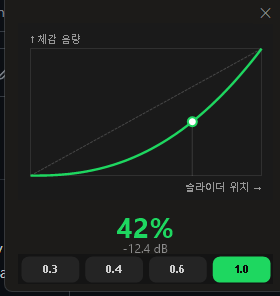
#> input picture assets/vol_panel.png, 280 x 296 px, found by its file name
$ python thumbnail.py
#> lines starting #> are read from the running program, lines starting #| are printed output that depends on the picture; after the words box and inside, x2 and y2 are one past the last pixel; in counts of white or black regions, pixels touching at a corner belong together
# Regenerates the README banners — English (thumbnail.png) and Korean (thumbnail.ko.png).
# Composites REAL app screenshots (the volume panel + the floating lyrics window) onto a dark
# glow background with localized headline copy. Run from the repo root:
#   python3 assets/thumbnail.py   (needs Pillow + numpy + Segoe UI + Malgun Gothic fonts)
import numpy as np
from PIL import Image, ImageDraw, ImageFont, ImageFilter

W, H = 1280, 640
FZ = "/mnt/c/Windows/Fonts/"
def font(spec): return ImageFont.truetype(FZ + spec[0], spec[1])

GREEN = (30, 215, 96); WHITE = (242, 242, 245); SUB = (154, 154, 168)

def card_on(img, path, x, y, w, radius=13, blur=20, salpha=165, sdy=12):
    """Paste a screenshot with rounded corners + a soft drop shadow."""
    s = Image.open(path).convert("RGBA")
    h = round(s.height * w / s.width)
    s = s.resize((w, h), Image.LANCZOS)
    m = Image.new("L", (w, h), 0)
    ImageDraw.Draw(m).rounded_rectangle([0, 0, w - 1, h - 1], radius=radius, fill=255)
    s.putalpha(m)
    sh = Image.new("RGBA", img.size, (0, 0, 0, 0))
    ImageDraw.Draw(sh).rounded_rectangle([x, y + sdy, x + w, y + h + sdy], radius=radius, fill=(0, 0, 0, salpha))
    img.alpha_composite(sh.filter(ImageFilter.GaussianBlur(blur)))
    img.alpha_composite(s, (x, y))

def build(cfg):
    yy, xx = np.mgrid[0:H, 0:W]
    cx, cy = int(0.72 * W), int(0.42 * H)
    d2 = ((xx - cx) / (0.60 * W)) ** 2 + ((yy - cy) / (0.62 * H)) ** 2
    glow = np.clip(1 - d2, 0, 1) ** 1.6
    base = np.array([14, 14, 21.0]); tint = np.array([24, 26, 38.0])
    bg = base + (tint - base) * glow[:, :, None]
    img = Image.fromarray(np.clip(bg, 0, 255).astype("uint8"), "RGB").convert("RGBA")
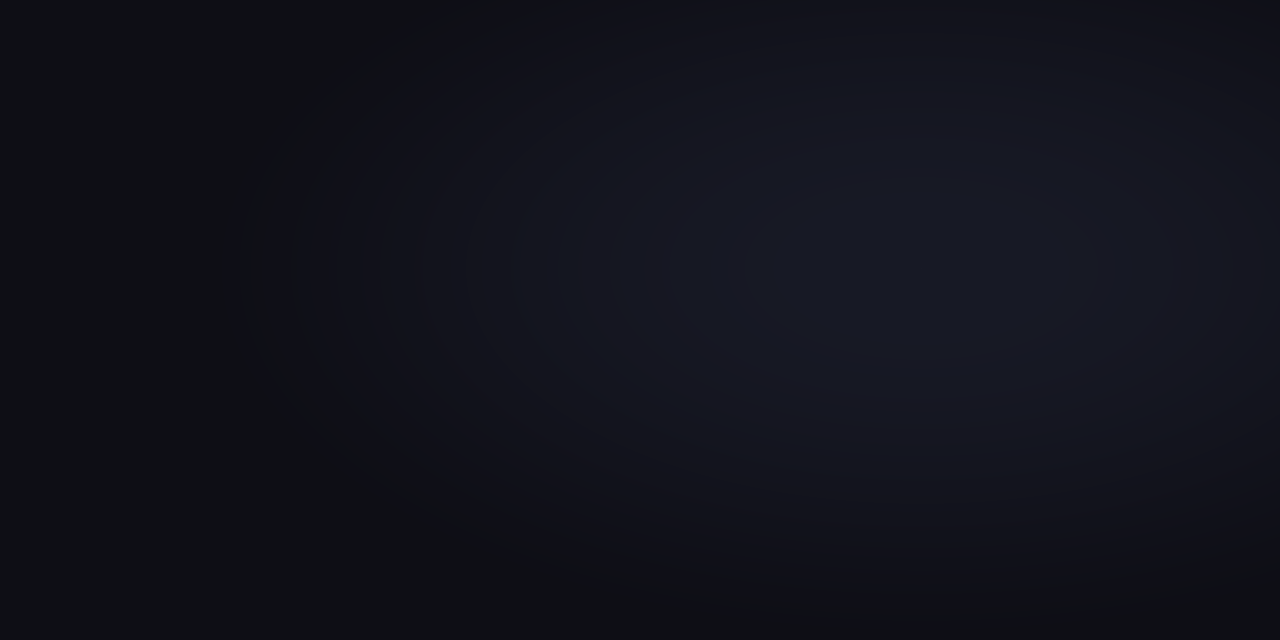
#> img: PIL image 1280x640 RGBA; mean R, G, B, A 17.4, 18.2, 27.1, 255

    card_on(img, "assets/vol_panel.png", 690, 180, 250)
#> in card_on, s is the input picture: PIL image 280x296 RGBA; mean R, G, B, A 28.4, 33.9, 29.8, 255
#> in card_on, `s = s.resize((w, h), Image.LANCZOS)`:
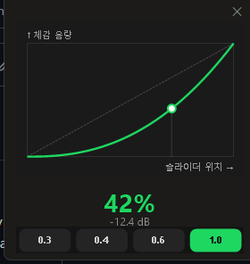
#> s: PIL image 250x264 RGBA; mean R, G, B, A 28.4, 34, 29.8, 255
#> in card_on, `m = Image.new("L", (w, h), 0)`: m: PIL image 250x264 L; every value is 0
#> in card_on, `ImageDraw.Draw(m).rounded_rectangle([0, 0, w - 1, h - 1], radius=radiu..`:
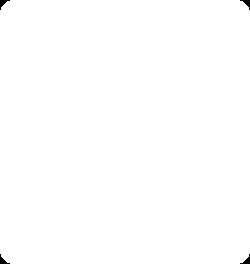
#> m: PIL image 250x264 L; 99.8% white; 4 black regions, box (x1, y1, x2, y2) and area: (0, 0, 10, 10) 40, (240, 0, 250, 10) 40, (0, 254, 10, 264) 40, (240, 254, 250, 264) 40
#> in card_on, `sh = Image.new("RGBA", img.size, (0, 0, 0, 0))`: sh: PIL image 1280x640 RGBA; every value is 0
#> in card_on, `ImageDraw.Draw(sh).rounded_rectangle([x, y + sdy, x + w, y + h + sdy],..`:
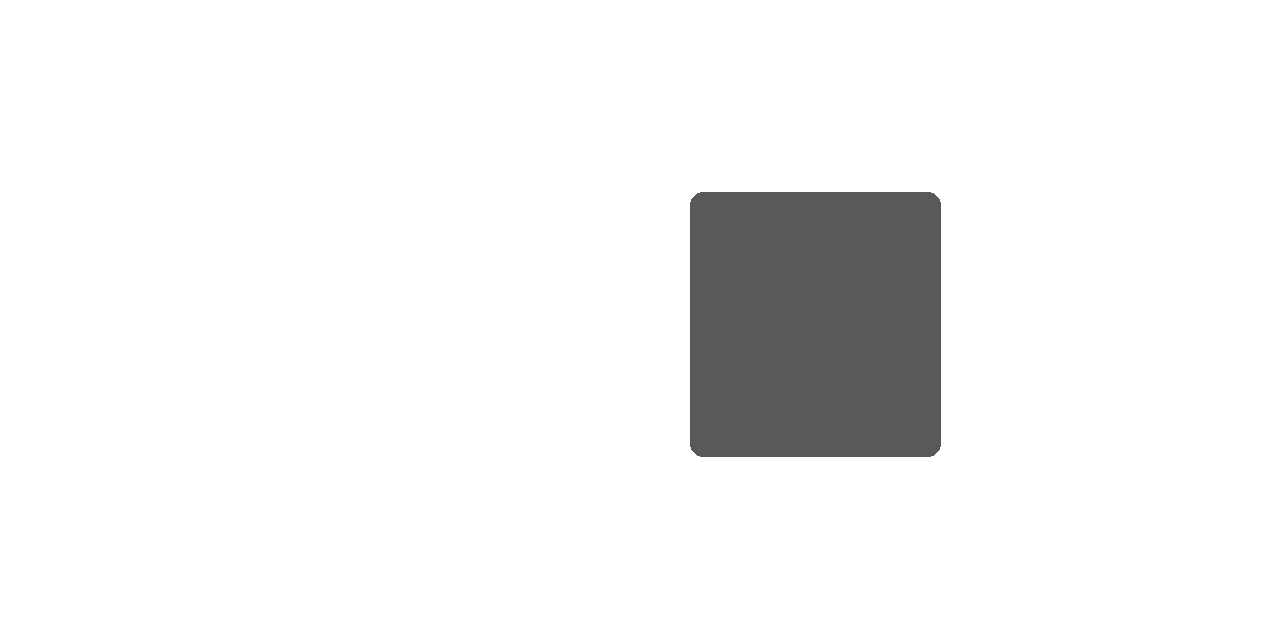
#> sh: PIL image 1280x640 RGBA; mean R, G, B, A 0, 0, 0, 13.4; transparent parts drawn white
#> in card_on, `img.alpha_composite(sh.filter(ImageFilter.GaussianBlur(blur)))`:
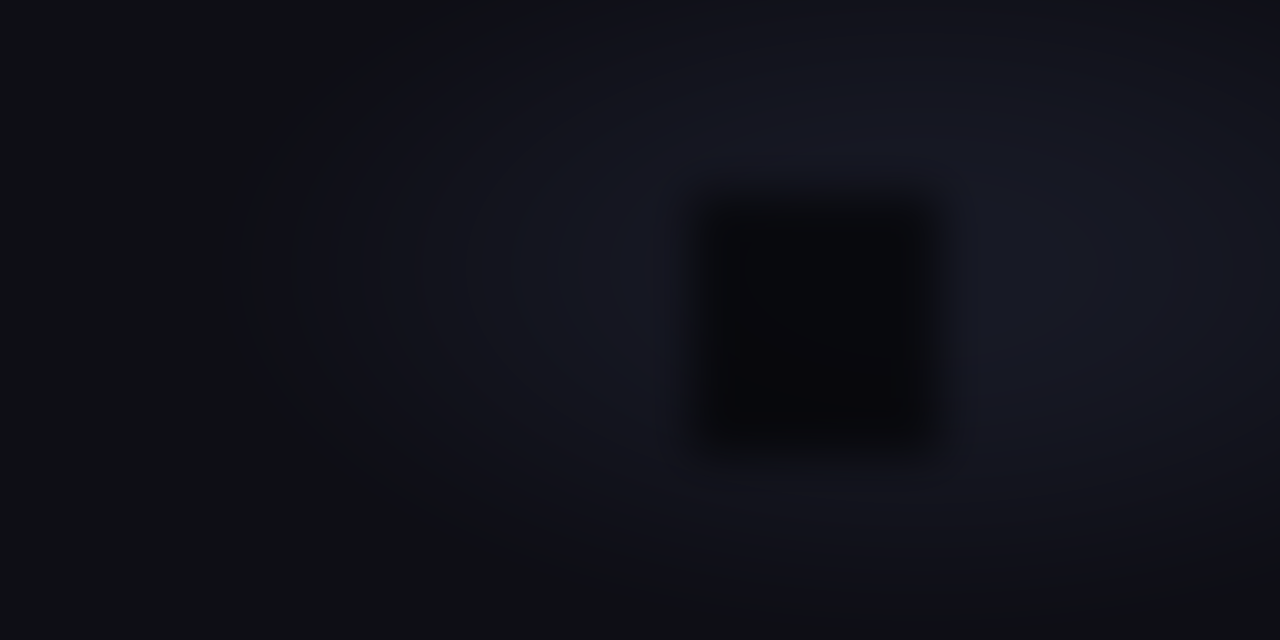
#> img: PIL image 1280x640 RGBA; mean R, G, B, A 16.3, 17, 25.3, 255
    card_on(img, "assets/lyrics.png", 980, 92, 228)

    d = ImageDraw.Draw(img)
    icon = Image.open("assets/icon.png").convert("RGBA").resize((74, 74), Image.LANCZOS)
    img.alpha_composite(icon, (94, 108))
    f_title = font(("segoeuib.ttf", 112))  # "Volumify" is Latin — Segoe looks best
    f_sub, f_desc, f_badge = font(cfg["sub"]), font(cfg["desc"]), font(cfg["badge"])
    d.text((90, 198), "Volumify", font=f_title, fill=WHITE)
    d.text((94, 338), cfg["tagline"], font=f_sub, fill=GREEN)
    d.text((94, 384), cfg["desc1"], font=f_desc, fill=SUB)
    d.text((94, 412), cfg["desc2"], font=f_desc, fill=SUB)

    bx, by, bh = 94, 458, 34
    for label in cfg["badges"]:
        tw = d.textlength(label, font=f_badge); bw = tw + 30
        d.rounded_rectangle([bx, by, bx + bw, by + bh], radius=bh / 2,
                            fill=(28, 28, 36, 255), outline=(52, 52, 64, 255), width=1)
        d.text((bx + 15, by + 7), label, font=f_badge, fill=(200, 200, 210))
        bx += bw + 14

    img.convert("RGB").save(cfg["out"])
    print("wrote", cfg["out"])

#> (the run stopped early here; a loop or call above may not have finished)

$ run again, with assets/popup.png copied over assets/vol_panel.png
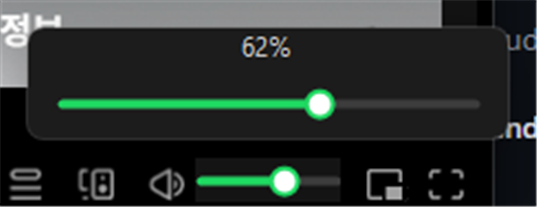
#> input picture assets/popup.png, 537 x 207 px, found by its file name
#> in card_on, s is the input picture: PIL image 537x207 RGBA; mean R, G, B, A 41.4, 47.7, 44.4, 253.7
#> in card_on, `ImageDraw.Draw(m).rounded_rectangle([0, 0, w - 1, h - 1], radius=radiu..`:
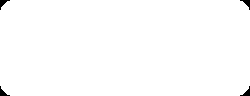
#> m: PIL image 250x96 L; 99.3% white; 4 black regions, box (x1, y1, x2, y2) and area: (0, 0, 10, 10) 40, (240, 0, 250, 10) 40, (0, 86, 10, 96) 40, (240, 86, 250, 96) 40
#> in card_on, `ImageDraw.Draw(sh).rounded_rectangle([x, y + sdy, x + w, y + h + sdy],..`:
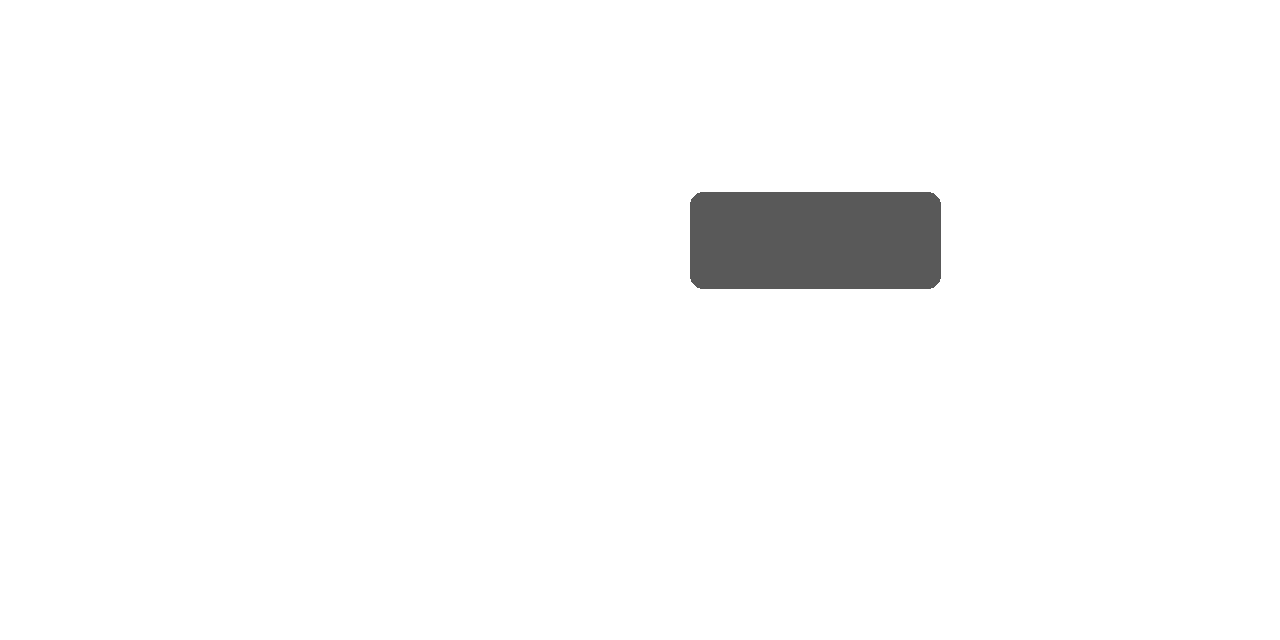
#> sh: PIL image 1280x640 RGBA; mean R, G, B, A 0, 0, 0, 4.9; transparent parts drawn white
